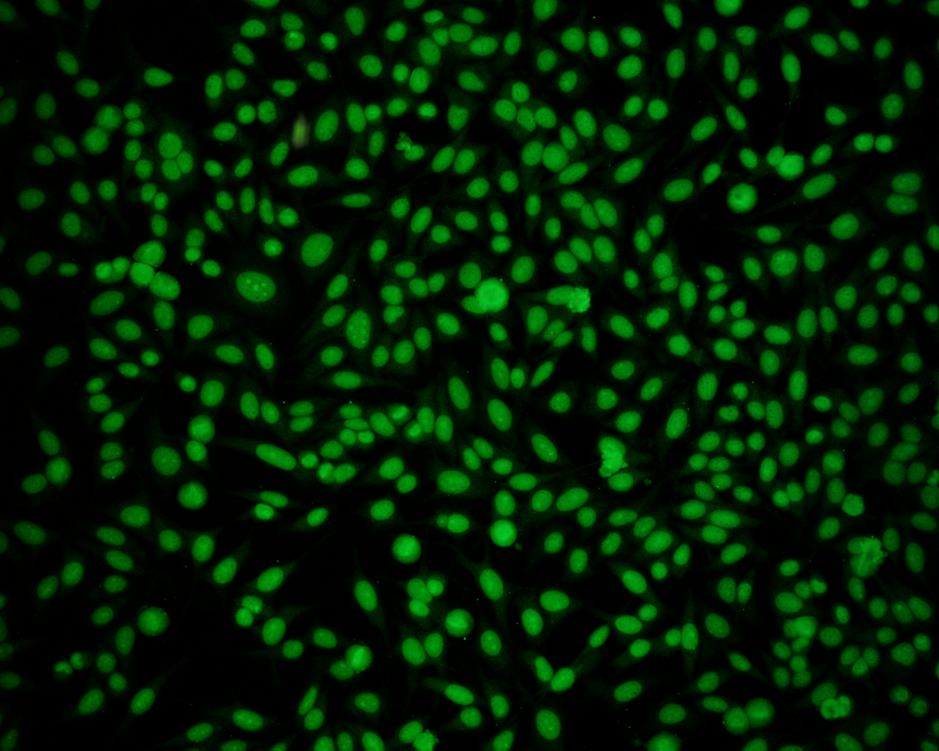
#> input picture 10905 JL.bmp, 939 x 751 px, shrunk from 1280 x 1024 before the run; the run also reads 2 pictures not shown here
$ python task2_canny.py   (older library calls are emulated)
#> lines starting #> are read from the running program, lines starting #| are printed output that depends on the picture; after the words box and inside, x2 and y2 are one past the last pixel; in counts of white or black regions, pixels touching at a corner belong together
### utils.py
"""
utils.py - Shared utility functions for CVI Assignment.
"""

import cv2
import numpy as np
import matplotlib.pyplot as plt
import os


def compute_metrics(detected, ground_truth):
    """Compute Precision, Recall, F1, and IoU between a detected edge map and ground truth."""
    det = (detected > 0).astype(np.uint8)
    gt  = (ground_truth > 0).astype(np.uint8)

    TP = int(np.sum((det == 1) & (gt == 1)))
    FP = int(np.sum((det == 1) & (gt == 0)))
    FN = int(np.sum((det == 0) & (gt == 1)))

    precision = TP / (TP + FP) if (TP + FP) > 0 else 0.0
    recall    = TP / (TP + FN) if (TP + FN) > 0 else 0.0
    f1        = (2 * precision * recall / (precision + recall)
                 if (precision + recall) > 0 else 0.0)
    iou       = TP / (TP + FP + FN) if (TP + FP + FN) > 0 else 0.0

    return {
        "Precision": round(precision, 4),
        "Recall":    round(recall,    4),
        "F1":        round(f1,        4),
        "IoU":       round(iou,       4),
    }


# [43 lines left out: function display_comparison, not called in this run]


def print_metrics_table(results_dict):
    """Print a formatted metrics table for all detectors and images."""
    image_names = []
    for det_results in results_dict.values():
        for img_name in det_results:
            if img_name not in image_names:
                image_names.append(img_name)

    metrics = ["Precision", "Recall", "F1", "IoU"]
    col_w   = 10

    header_img  = "Image".ljust(20)
    header_det  = "Detector".ljust(14)
    header_met  = "".join(m.ljust(col_w) for m in metrics)
    separator   = "-" * (20 + 14 + col_w * len(metrics))

    print("\n" + separator)
    print(f"{header_img}{header_det}{header_met}")
    print(separator)

    for img_name in image_names:
        for detector, det_results in results_dict.items():
            if img_name in det_results:
                m = det_results[img_name]
                row = (
                    img_name[:19].ljust(20)
                    + detector[:13].ljust(14)
                    + "".join(f"{m[k]:.4f}".ljust(col_w) for k in metrics)
                )
                print(row)
        print(separator)

### task1_edge_detection.py
"""
task1_edge_detection.py - Basic Edge Detection (Task 1)

Applies Sobel, Prewitt, and Laplacian edge detectors to 3 HEp-2 cell images.
Evaluates against ground truth using Precision, Recall, F1, and IoU.
"""

import cv2
import numpy as np
import matplotlib
matplotlib.use("Agg")
import matplotlib.pyplot as plt
import os

from utils import compute_metrics, print_metrics_table

IMAGE_PAIRS = [
    ("10905 JL.bmp",   "10905 JL Edges.bmp",  "10905_JL"),
    ("43590 AM.bmp",   "43590 AM Edges.bmp",  "43590_AM"),
    ("9343 AM.bmp",    "9343 AM Edges.bmp",   "9343_AM"),
]
OUTPUT_DIR = "output"
os.makedirs(OUTPUT_DIR, exist_ok=True)


# [19 lines left out: function load_image_pair, not called in this run]


def preprocess(img_gray, sigma=1.0):
    """Gaussian blur to suppress noise before gradient computation. Kernel size = 6*sigma rounded to odd."""
    ksize = int(6 * sigma) | 1
    if ksize < 3:
        ksize = 3
    return cv2.GaussianBlur(img_gray, (ksize, ksize), sigma)


def otsu_threshold(magnitude):
    """Apply Otsu's thresholding to a gradient magnitude map. Returns (threshold_value, binary_map)."""
    norm = cv2.normalize(magnitude, None, 0, 255, cv2.NORM_MINMAX).astype(np.uint8)
    thresh_val, binary = cv2.threshold(norm, 0, 255,
                                       cv2.THRESH_BINARY + cv2.THRESH_OTSU)
    return thresh_val, binary


def apply_sobel(img_gray, ksize=3):
    """
    Sobel edge detector.
    Computes Gx, Gy using weighted 3x3 kernels, then M = sqrt(Gx^2 + Gy^2).
    Thresholded with Otsu. Returns (magnitude, binary, threshold).
    """
    Gx = cv2.Sobel(img_gray, cv2.CV_32F, 1, 0, ksize=ksize)
    Gy = cv2.Sobel(img_gray, cv2.CV_32F, 0, 1, ksize=ksize)
    magnitude = np.sqrt(Gx**2 + Gy**2)
    thresh_val, binary = otsu_threshold(magnitude)
    return magnitude, binary, thresh_val


# [277 lines left out: functions apply_prewitt, apply_laplacian, main, not called in this run]


# [2 lines that do not run on import are left out]

### task2_canny.py
"""
task2_canny.py - Advanced Edge Detection using Canny (Task 2)

Applies the Canny edge detector to the 3 HEp-2 cell images.
Evaluates against ground truth and compares with the best Task 1 method.
"""

import cv2
import numpy as np
import matplotlib
matplotlib.use("Agg")
import matplotlib.pyplot as plt
import os

from utils import compute_metrics, print_metrics_table

IMAGE_PAIRS = [
    ("10905 JL.bmp",  "10905 JL Edges.bmp",  "10905_JL"),
    ("43590 AM.bmp",  "43590 AM Edges.bmp",  "43590_AM"),
    ("9343 AM.bmp",   "9343 AM Edges.bmp",   "9343_AM"),
]
OUTPUT_DIR = "output"
os.makedirs(OUTPUT_DIR, exist_ok=True)


def load_image_pair(img_path, gt_path):
    """Load image and ground truth as uint8 grayscale. Auto-inverts GT if background is white."""
#> called with img_path = '10905 JL.bmp', gt_path = '10905 JL Edges.bmp'
    img = cv2.imread(img_path, cv2.IMREAD_UNCHANGED)
#> img is the input picture: shape (751, 939, 3); mean B, G, R 1.4, 31.1, 0.5
    gt  = cv2.imread(gt_path,  cv2.IMREAD_UNCHANGED)
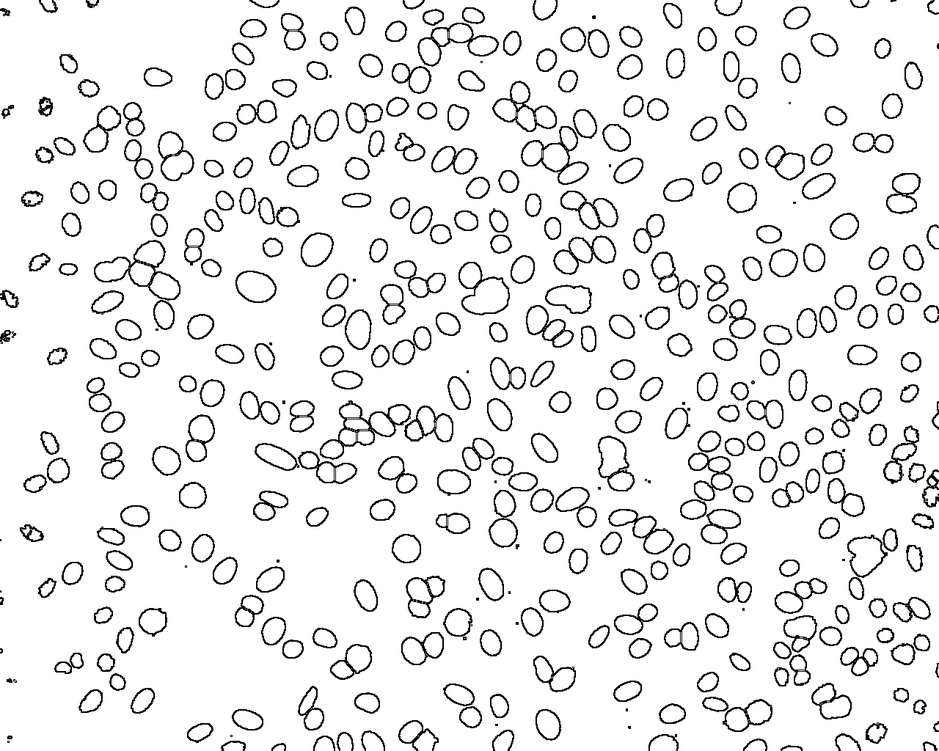
#> input picture 10905 JL Edges.bmp, 939 x 751 px, shrunk from 1280 x 1024 before the run
#> gt is the input picture: shape (751, 939, 3); min 0, max 255, mean 234.7
    if img is None:
        raise FileNotFoundError(f"Cannot load: {img_path}")
    if gt is None:
        raise FileNotFoundError(f"Cannot load: {gt_path}")

    img_gray = (cv2.cvtColor(img, cv2.COLOR_BGR2GRAY)
                if len(img.shape) == 3 else img.copy())
    gt_gray  = (cv2.cvtColor(gt,  cv2.COLOR_BGR2GRAY)
                if len(gt.shape)  == 3 else gt.copy())

    _, gt_bin = cv2.threshold(gt_gray, 127, 255, cv2.THRESH_BINARY)
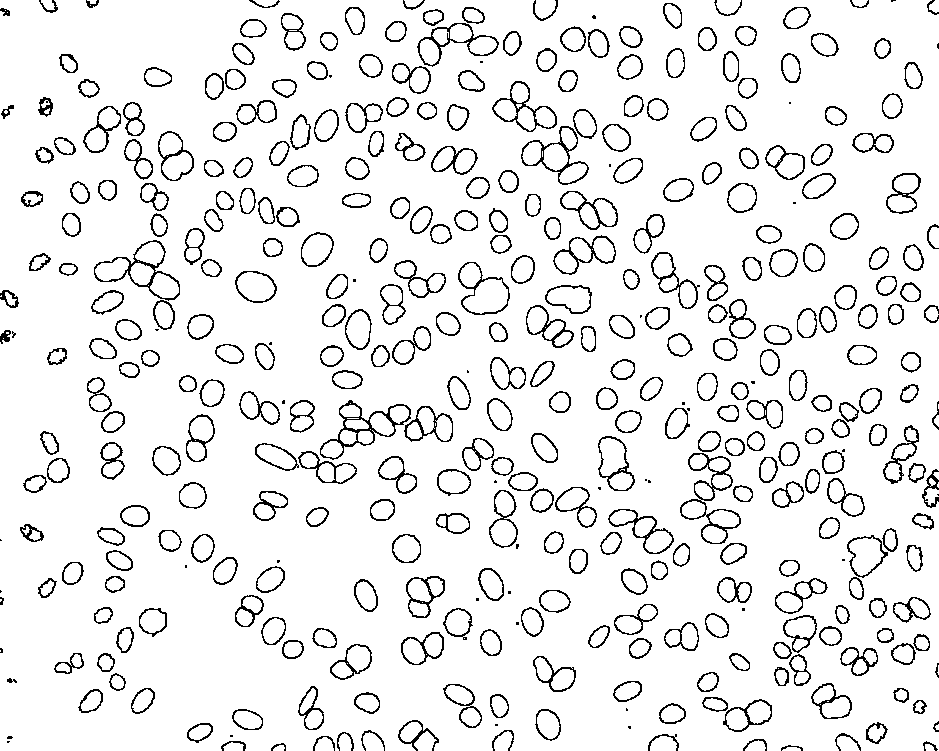
#> gt_bin: shape (751, 939); 92.1% white; black in thin lines or dots
    if gt_bin.mean() > 127:
        gt_bin = cv2.bitwise_not(gt_bin)
#> gt_bin: shape (751, 939); 7.9% white in thin lines or dots

    return img_gray, gt_bin


def apply_canny(img_gray, t_low, t_high, sigma=1.0):
    """
    Apply the Canny edge detector (4 steps):
      1. Gaussian filtering (sigma, ksize = 6*sigma rounded to odd).
      2. Sobel gradients - magnitude and direction.
      3. Non-maximum suppression - thins edges to single-pixel width.
      4. Hysteresis thresholding - t_high accepts strong edges, t_low sets the
         minimum for edges connected to a strong edge.
    cv2.Canny handles steps 2-4 internally.
    """
    ksize = int(6 * sigma) | 1
    if ksize < 3:
        ksize = 3
    smoothed = cv2.GaussianBlur(img_gray, (ksize, ksize), sigma)
    edges = cv2.Canny(smoothed, t_low, t_high)
    return edges


def main():
    print("=" * 65)
    print("TASK 2 - CANNY EDGE DETECTION")
    print("=" * 65)

    # Low thresholds needed: HEp-2 images are very dark (mean pixel 7-19),
    # so gradient magnitudes are small. t_high = 2 * t_low throughout.
    THRESHOLD_PAIRS = [
        (5,   10,  "t_low=5"),
        (10,  20,  "t_low=10"),
        (20,  40,  "t_low=20"),
        (30,  60,  "t_low=30"),
    ]

    GAUSS_SIGMA = 1.0

    all_metrics_by_thresh = {tp[2]: {} for tp in THRESHOLD_PAIRS}
    best_params_per_image = {}

    # Run Canny with all threshold pairs on all images
    for img_file, gt_file, label in IMAGE_PAIRS:
        print(f"\n--- Image: {label} ---")
        img_gray, gt_bin = load_image_pair(img_file, gt_file)

        best_f1   = -1
        best_data = None

        for t_low, t_high, thresh_label in THRESHOLD_PAIRS:
            edges   = apply_canny(img_gray, t_low, t_high, sigma=GAUSS_SIGMA)
            metrics = compute_metrics(edges, gt_bin)
            all_metrics_by_thresh[thresh_label][label] = metrics

            print(f"  [{thresh_label:12s}]  t_high={t_high:3d}  | "
                  f"P={metrics['Precision']:.4f}  "
                  f"R={metrics['Recall']:.4f}  "
                  f"F1={metrics['F1']:.4f}  "
                  f"IoU={metrics['IoU']:.4f}")

            if metrics["F1"] > best_f1:
                best_f1   = metrics["F1"]
                best_data = (t_low, t_high, thresh_label, edges.copy(), metrics)
#> this loop made 4 passes
#> (TP in compute_metrics, FP in compute_metrics, FN in compute_metrics, precision in compute_metrics, recall in compute_metrics, f1 in compute_metrics, iou in compute_metrics, best_f1) on passes 1 to 4: (25107, 51253, 30334, 0.329, 0.453, 0.381, 0.235, 0.381), (25076, 32194, 30365, 0.438, 0.452, 0.445, 0.286, 0.445), (24911, 15372, 30530, 0.618, 0.449, 0.52, 0.352, 0.52), (24738, 10754, 30703, 0.697, 0.446, 0.544, 0.374, 0.544)
#> (printed output is left out)
#> pass 1, in apply_canny, `edges = cv2.Canny(smoothed, t_low, t_high)`:
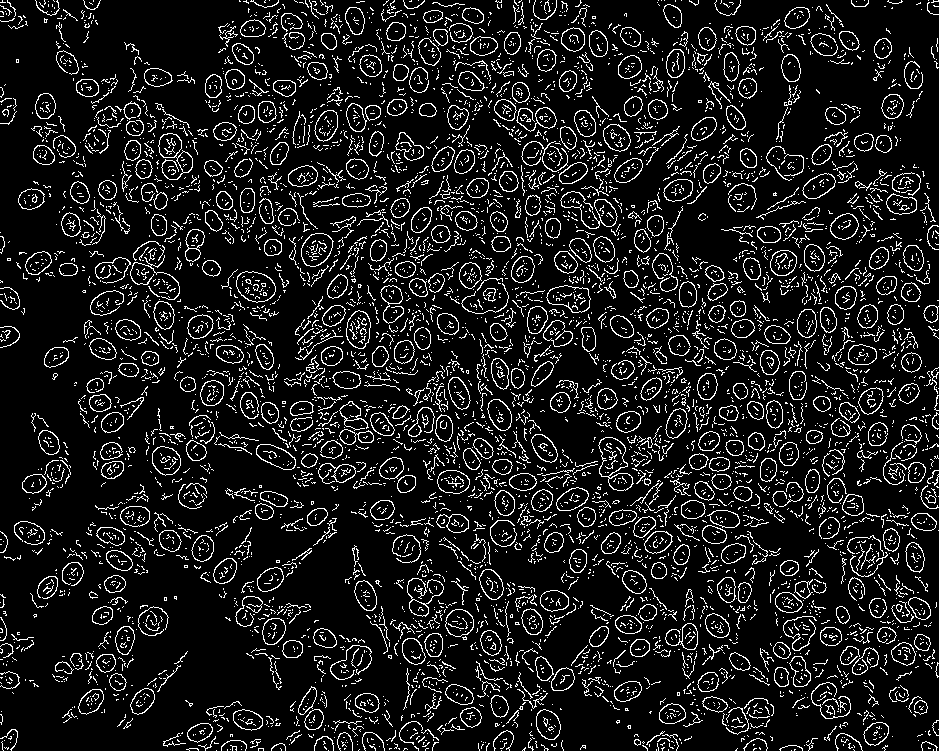
#> edges: shape (751, 939); 10.8% white in thin lines or dots
#> after the loop:
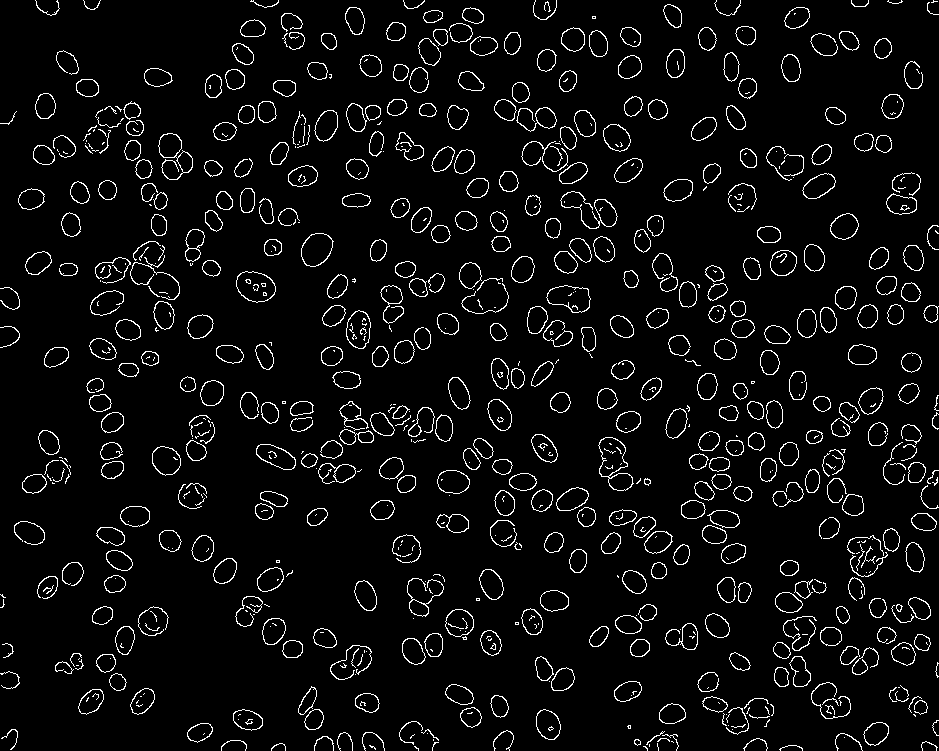
#> edges: shape (751, 939); 5% white in thin lines or dots
#> after the loop, all_metrics_by_thresh = 4 items; best_data = 5 items; best_f1 = 0.544

        best_params_per_image[label] = best_data
        print(f"  Best: {best_data[2]}  (F1={best_f1:.4f})")
#|   Best: t_low=30  (F1=0.5441)

    # ---------------------------------------------------------------
    # Figure 1: Threshold tuning on representative image (43590 AM)
    # ---------------------------------------------------------------
    print("\nGenerating figures...")
    rep_label  = "43590_AM"
    rep_img_f, rep_gt_f, _ = IMAGE_PAIRS[1]
    rep_img, rep_gt = load_image_pair(rep_img_f, rep_gt_f)

    tune_images = [rep_img]
    tune_titles = [f"Original\n{rep_label}"]
    for t_low, t_high, thresh_label in THRESHOLD_PAIRS:
        edges   = apply_canny(rep_img, t_low, t_high, sigma=GAUSS_SIGMA)
        metrics = compute_metrics(edges, rep_gt)
        tune_images.append(edges)
        tune_titles.append(f"Canny {thresh_label}\n(F1={metrics['F1']:.3f})")
#> this loop made 4 passes
#> (TP in compute_metrics, FP in compute_metrics, FN in compute_metrics, precision in compute_metrics, recall in compute_metrics, f1 in compute_metrics, iou in compute_metrics) on passes 1 to 4: (24869, 40358, 44568, 0.381, 0.358, 0.369, 0.227), (23768, 23157, 45669, 0.507, 0.342, 0.409, 0.257), (21607, 9979, 47830, 0.684, 0.311, 0.428, 0.272), (8379, 5579, 61058, 0.6, 0.121, 0.201, 0.112)
#> after the loop, tune_images = 5 items; tune_titles = 5 items
    tune_images.append(rep_gt)
    tune_titles.append("Ground Truth")

    fig, axes = plt.subplots(1, len(tune_images), figsize=(3.2 * len(tune_images), 4))
    for ax, im, title in zip(axes, tune_images, tune_titles):
        ax.imshow(im, cmap="gray", vmin=0, vmax=255)
        ax.set_title(title, fontsize=8)
        ax.axis("off")
#> this loop made 6 passes
#> title on pass 6: 'Ground Truth'
    plt.suptitle(
        "Task 2 - Canny Threshold Sensitivity (43590 AM)", fontsize=10)
    plt.tight_layout()
    fig1_path = os.path.join(OUTPUT_DIR, "task2_canny_tuning.png")
    plt.savefig(fig1_path, dpi=150, bbox_inches="tight")
    plt.close()
    print(f"  Figure saved: {fig1_path}")

    # ---------------------------------------------------------------
    # Figure 2: Best Canny vs best Task 1 (Sobel) vs ground truth
    # ---------------------------------------------------------------
    from task1_edge_detection import apply_sobel, preprocess

    grid_images = []
    grid_titles = []

    for img_file, gt_file, label in IMAGE_PAIRS:
        img_gray, gt_bin = load_image_pair(img_file, gt_file)
        smoothed = preprocess(img_gray, sigma=1.0)

        _, sob_bin, _ = apply_sobel(smoothed)
#> in apply_sobel, `Gy = cv2.Sobel(img_gray, cv2.CV_32F, 0, 1, ksize=ksize)`:
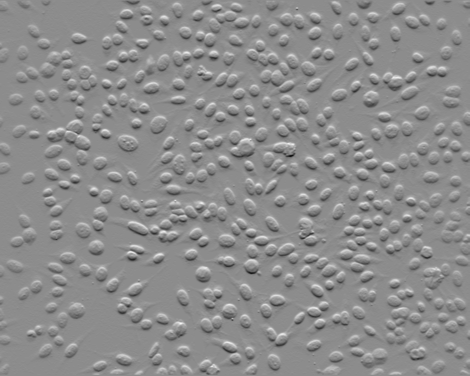
#> Gy: shape (751, 939) float32 (shown at 1/2 size); min -189, max 154, mean 0; drawn with min black and max white
#> in otsu_threshold, `thresh_val, binary = cv2.threshold(norm, 0, 255, cv2.THRESH_BINARY + c..`:
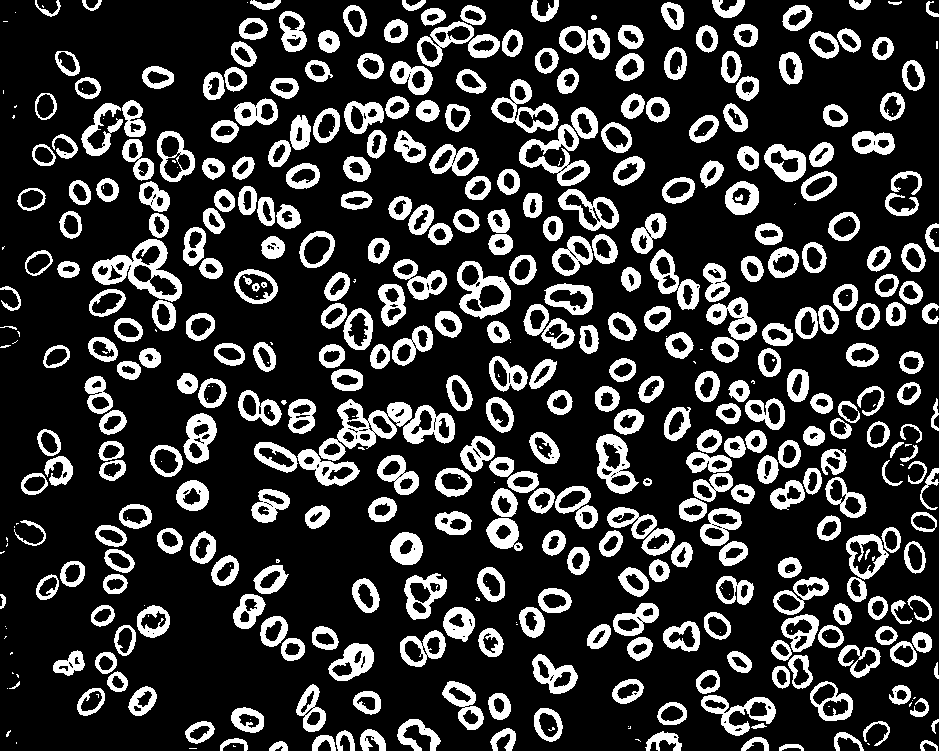
#> binary: shape (751, 939); 21.4% white; 476 white regions (104 under 20 px), largest, box (x1, y1, x2, y2) and area: (319, 399, 412, 461) 1974, (92, 239, 182, 302) 1949, (519, 124, 590, 186) 1413
#> in otsu_threshold, `thresh_val, binary = cv2.threshold(norm, 0, 255, cv2.THRESH_BINARY + c..`: thresh_val = 43
        sob_metrics   = compute_metrics(sob_bin, gt_bin)
#> sob_metrics = {'Precision': 0.338, 'Recall': 0.92, 'F1': 0.494, 'IoU': 0.328}

        t_low, t_high, t_lbl, best_edges, best_metrics = best_params_per_image[label]
#> t_low = 30; t_high = 60; t_lbl = 't_low=30'; best_metrics = {'Precision': 0.697, 'Recall': 0.446, 'F1': 0.544, 'IoU': 0.374}

        grid_images.extend([img_gray, sob_bin, best_edges, gt_bin])
        grid_titles.extend([
            f"Original\n{label}",
            f"Best Task 1 (Sobel)\nF1={sob_metrics['F1']:.3f}",
            f"Canny {t_lbl}\nF1={best_metrics['F1']:.3f}",
            "Ground Truth",
        ])

    fig, axes = plt.subplots(3, 4, figsize=(14, 11))
    for idx, (im, title) in enumerate(zip(grid_images, grid_titles)):
        r, c = divmod(idx, 4)
        axes[r, c].imshow(im, cmap="gray", vmin=0, vmax=255)
        axes[r, c].set_title(title, fontsize=8)
        axes[r, c].axis("off")
#> this loop made 12 passes
#> (r, c) on passes 1 to 8: (0, 0), (0, 1), (0, 2), (0, 3), (1, 0), (1, 1), (1, 2), (1, 3)
    plt.suptitle(
        "Task 2 - Canny vs Best Task 1 (Sobel) vs Ground Truth",
        fontsize=11)
    plt.tight_layout()
    fig2_path = os.path.join(OUTPUT_DIR, "task2_canny_comparison.png")
    plt.savefig(fig2_path, dpi=150, bbox_inches="tight")
    plt.close()
    print(f"  Figure saved: {fig2_path}")

    # ---------------------------------------------------------------
    # Figure 3: Metrics bar chart across threshold pairs
    # ---------------------------------------------------------------
    rep_label2 = "10905_JL"
    metric_keys = ["Precision", "Recall", "F1", "IoU"]
    fig, axes = plt.subplots(1, 4, figsize=(14, 4))
    x     = np.arange(len(THRESHOLD_PAIRS))
    cmap  = ["#2196F3", "#FF9800", "#4CAF50", "#E91E63"]

    for met_idx, met_key in enumerate(metric_keys):
        ax = axes[met_idx]
        vals = [all_metrics_by_thresh[tp[2]][rep_label2][met_key]
                for tp in THRESHOLD_PAIRS]
        bars = ax.bar(x, vals, color=cmap, alpha=0.85, width=0.6)
        ax.set_title(f"{met_key}\n({rep_label2})", fontsize=9)
        ax.set_xticks(x)
        ax.set_xticklabels([tp[2] for tp in THRESHOLD_PAIRS],
                           rotation=20, fontsize=7)
        ax.set_ylim(0, 1.05)
        ax.set_ylabel("Score")
        ax.grid(axis="y", alpha=0.3)
        for bar, val in zip(bars, vals):
            ax.text(bar.get_x() + bar.get_width() / 2, val + 0.02,
                    f"{val:.3f}", ha="center", va="bottom", fontsize=7)
#> this loop made 4 passes
#> vals on passes 1 to 4: [0.329, 0.438, 0.618, 0.697], [0.453, 0.452, 0.449, 0.446], [0.381, 0.445, 0.52, 0.544], [0.235, 0.286, 0.352, 0.374]

    plt.suptitle(
        "Task 2 - Effect of Canny Threshold on Metrics (10905 JL)",
        fontsize=10)
    plt.tight_layout()
    fig3_path = os.path.join(OUTPUT_DIR, "task2_threshold_metrics.png")
    plt.savefig(fig3_path, dpi=150, bbox_inches="tight")
    plt.close()
    print(f"  Figure saved: {fig3_path}")

    # Summary tables
    for thresh_label in [tp[2] for tp in THRESHOLD_PAIRS]:
        print(f"\nMetrics for {thresh_label}:")
        print_metrics_table({"Canny-" + thresh_label: all_metrics_by_thresh[thresh_label]})

    print("\nBest Canny parameters per image (highest F1):")
    for label in [lbl for _, _, lbl in IMAGE_PAIRS]:
        t_low, t_high, t_lbl, _, m = best_params_per_image[label]
        print(f"  {label}: t_low={t_low}, t_high={t_high}  "
              f"(F1={m['F1']:.4f}  P={m['Precision']:.4f}  "
              f"R={m['Recall']:.4f}  IoU={m['IoU']:.4f})")
#> this loop made 3 passes
#> (label, t_low, t_high, t_lbl) on passes 1 to 3: ('10905_JL', 30, 60, 't_low=30'), ('43590_AM', 20, 40, 't_low=20'), ('9343_AM', 20, 40, 't_low=20')
#> (printed output is left out)

    print("\nTask 2 complete. Outputs saved to:", OUTPUT_DIR)


if __name__ == "__main__":
    main()
